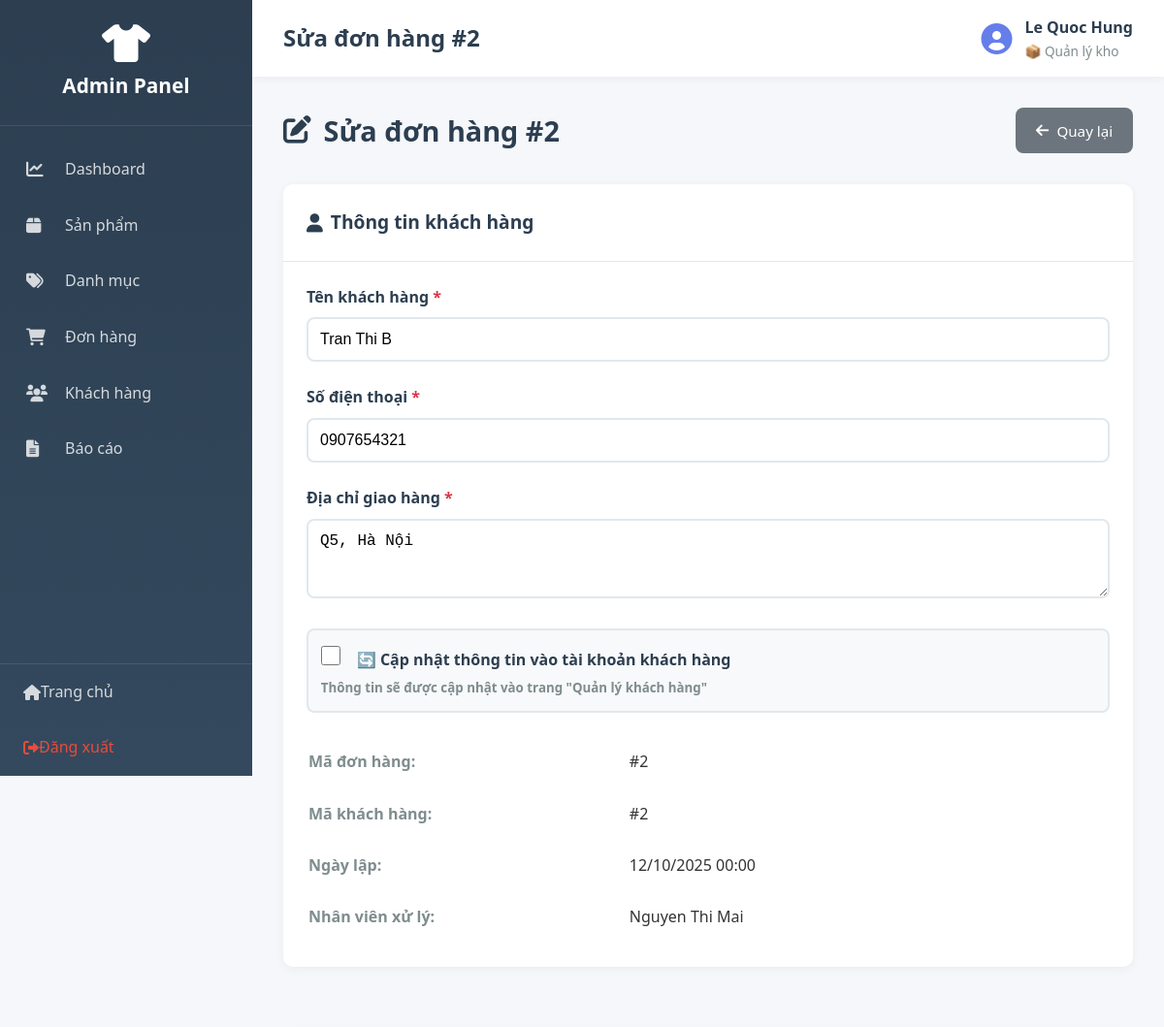
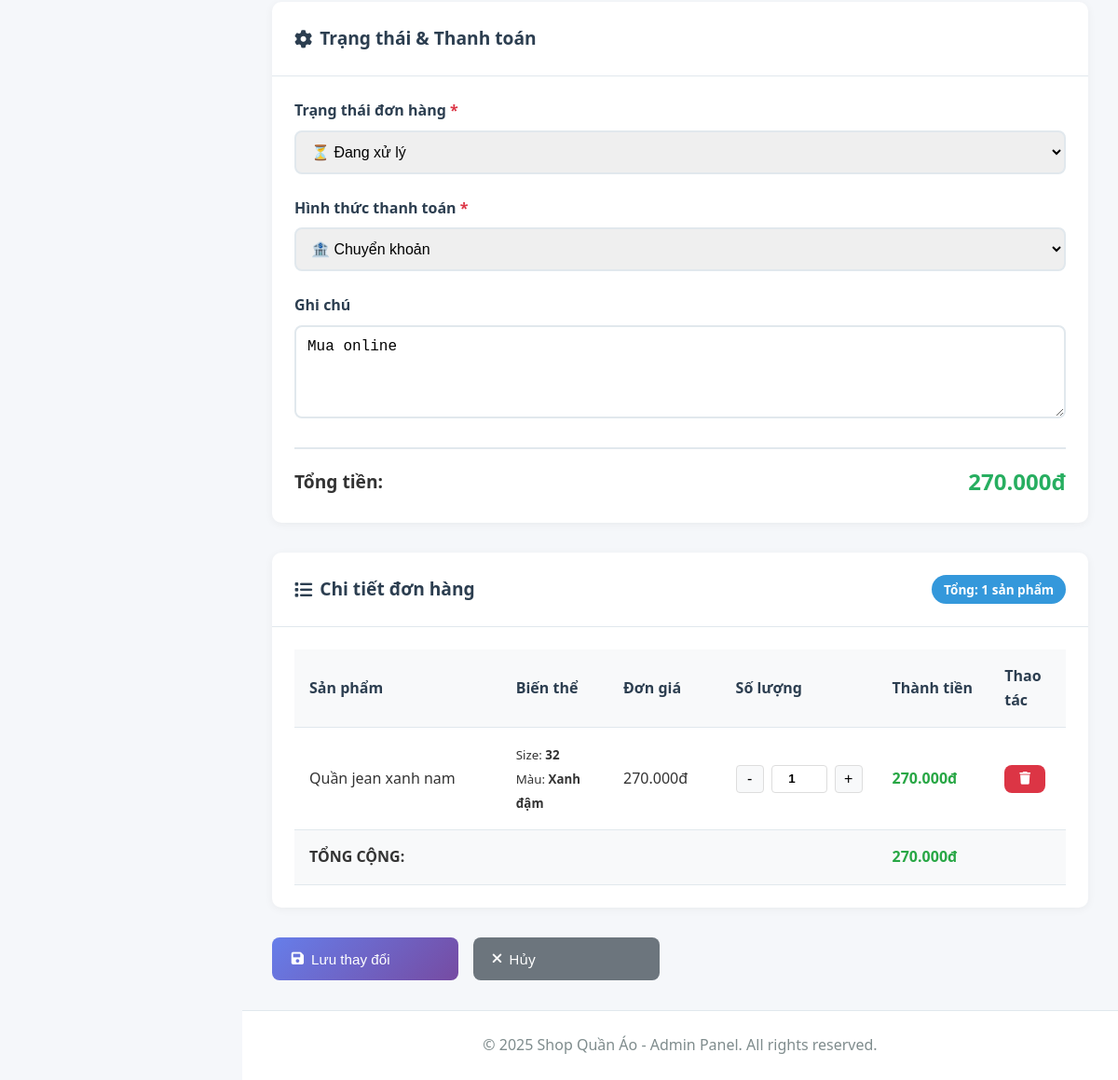
Page /admin/index.php?action=editOrder&id=2 (signed in) on the committed database (2 pictures, top to bottom).
### tables this page shows
CREATE TABLE `nhanvien` (
  `MaNV` int(11) NOT NULL,
  `HoTen` varchar(100) DEFAULT NULL,
  `TenDangNhap` varchar(50) DEFAULT NULL,
  `MatKhau` varchar(255) DEFAULT NULL,
  `Email` varchar(100) DEFAULT NULL,
  `SoDienThoai` varchar(15) DEFAULT NULL,
  `MaVaiTro` int(11) DEFAULT NULL,
  `TrangThai` varchar(20) DEFAULT 'active'
);

CREATE TABLE `vaitro` (
  `MaVaiTro` int(11) NOT NULL,
  `TenVaiTro` varchar(50) DEFAULT NULL,
  `QuyenHan` enum('ToanQuyen','NhapXuat','XemBanHang') DEFAULT NULL
);

CREATE TABLE `hoadon` (
  `MaHD` int(11) NOT NULL,
  `NgayLap` date DEFAULT NULL,
  `TongTien` decimal(10,2) DEFAULT NULL,
  `HinhThucThanhToan` varchar(50) DEFAULT NULL,
  `MaKH` int(11) DEFAULT NULL,
  `TenKH` varchar(100) DEFAULT NULL,
  `SoDienThoai` varchar(15) DEFAULT NULL,
  `DiaChi` text DEFAULT NULL,
  `MaNV` int(11) DEFAULT NULL,
  `GhiChu` text DEFAULT NULL,
  `TrangThai` varchar(50) DEFAULT 'Đang xử lý'
);

CREATE TABLE `chitiethoadon` (
  `MaCTHD` int(11) NOT NULL,
  `MaHD` int(11) DEFAULT NULL,
  `MaSP_BienThe` int(11) DEFAULT NULL,
  `SoLuong` int(11) DEFAULT NULL,
  `DonGia` decimal(10,2) DEFAULT NULL,
  `ThanhTien` decimal(10,2) DEFAULT NULL
);

CREATE TABLE `sanpham` (
  `MaSP` int(11) NOT NULL,
  `TenSP` varchar(100) DEFAULT NULL,
  `MaDM` int(11) DEFAULT NULL,
  `MaTH` int(11) DEFAULT NULL,
  `XuatXu` varchar(100) DEFAULT NULL,
  `MoTa` text DEFAULT NULL,
  `HinhAnh` varchar(255) DEFAULT NULL
);

CREATE TABLE `sanpham_bienthe` (
  `MaSP_BienThe` int(11) NOT NULL,
  `MaSP` int(11) DEFAULT NULL,
  `KichThuoc` varchar(10) DEFAULT NULL,
  `MauSac` varchar(50) DEFAULT NULL,
  `GiaNhap` decimal(10,2) DEFAULT NULL,
  `GiaBan` decimal(10,2) DEFAULT NULL,
  `GiaGoc` decimal(10,2) DEFAULT NULL,
  `TonKho` int(11) DEFAULT NULL,
  `NgayCapNhat` date DEFAULT NULL
);

### app/controllers/AdminController.php (called while the page is built, shortened)
<?php
require_once __DIR__ . '/../../core/Controller.php';
class AdminController extends Controller {
    public function editOrder() {
        $orderId = isset($_GET['id']) ? intval($_GET['id']) : 0;
        $productModel = $this->model('Product');
        $sql = "SELECT hd.*, nv.HoTen as TenNV
                FROM hoadon hd
                LEFT JOIN nhanvien nv ON hd.MaNV = nv.MaNV
                WHERE hd.MaHD = {$orderId}";
        $result = $productModel->query($sql);
        $order = $result->fetch_assoc();
        $sql = "SELECT cthd.*, sp.TenSP, bt.KichThuoc, bt.MauSac
                FROM chitiethoadon cthd
                LEFT JOIN sanpham_bienthe bt ON cthd.MaSP_BienThe = bt.MaSP_BienThe
                LEFT JOIN sanpham sp ON bt.MaSP = sp.MaSP
                WHERE cthd.MaHD = {$orderId}";
        $orderDetails = $productModel->query($sql)->fetch_all(MYSQLI_ASSOC);
        $message = null;
        $data = [
            'page_title' => 'Sửa đơn hàng #' . $orderId,
            'order' => $order,
            'orderDetails' => $orderDetails,
            'message' => $message
        ];
        $this->view('admin/orders/edit', $data);
    }
}
?>

### core/Model.php (called while the page is built, shortened)
<?php
class Model {
    protected $db;
    public function __construct() {
        $this->db = $this->connectDB();
    }
    private function connectDB() {
        $conn = new mysqli(DB_HOST, DB_USER, DB_PASS, DB_NAME);
        $conn->set_charset("utf8mb4");
        return $conn;
    }
    public function query($sql) {
        return $this->db->query($sql);
    }
}
?>

### app/models/Admin.php (called while the page is built, shortened)
<?php
require_once __DIR__ . '/../../core/Model.php';
class Admin extends Model {
    public function isLoggedIn() {
        return isset($_SESSION['admin_id']) && isset($_SESSION['admin_role']);
    }
    public function getCurrentAdmin() {
        $adminId = intval($_SESSION['admin_id']);
        $sql = "SELECT nv.*, vt.TenVaiTro, vt.QuyenHan
                FROM nhanvien nv
                LEFT JOIN vaitro vt ON nv.MaVaiTro = vt.MaVaiTro
                WHERE nv.MaNV = {$adminId}";
        $result = $this->query($sql);
        if ($result && $result->num_rows > 0) {
            return $result->fetch_assoc();
        }
        return null;
    }
}
?>

### app/views/admin/orders/edit.php (the view, shortened to what this page needs)
<?php require_once __DIR__ . '/../../layouts/admin_header.php'; ?>
<div class="page-header">
    <h2><i class="fas fa-edit"></i> Sửa đơn hàng #<?php echo $order['MaHD']; ?></h2>
    <a href="index.php?action=orders" class="btn btn-secondary">
        <i class="fas fa-arrow-left"></i> Quay lại
    </a>
</div>
<form method="POST" action="" class="admin-form">
<div class="admin-grid">
    <div class="admin-card">
        <div class="card-header">
            <h3><i class="fas fa-user"></i> Thông tin khách hàng</h3>
        </div>
        <div class="card-body">
            <div class="form-group">
                <label for="ten_kh">Tên khách hàng <span class="required">*</span></label>
                <input type="text"
                       id="ten_kh"
                       name="ten_kh"
                       class="form-control"
                       value="<?php echo htmlspecialchars($order['TenKH']); ?>"
                       required>
            </div>
            <div class="form-group">
                <label for="so_dien_thoai">Số điện thoại <span class="required">*</span></label>
                <input type="text"
                       id="so_dien_thoai"
                       name="so_dien_thoai"
                       class="form-control"
                       value="<?php echo htmlspecialchars($order['SoDienThoai']); ?>"
                       required>
            </div>
            <div class="form-group">
                <label for="dia_chi">Địa chỉ giao hàng <span class="required">*</span></label>
                <textarea id="dia_chi"
                          name="dia_chi"
                          class="form-control"
                          rows="3"
                          required><?php echo htmlspecialchars($order['DiaChi']); ?></textarea>
            </div>
            <?php if (!empty($order['MaKH'])): ?>
            <div class="form-group" style="margin-top: 1rem;">
                <label class="checkbox-label">
                    <input type="checkbox" name="update_customer_info" value="1" id="update-customer-checkbox">
                    <span class="checkbox-text">
                        <strong>🔄 Cập nhật thông tin vào tài khoản khách hàng</strong>
                        <small style="display: block; color: #7f8c8d; margin-top: 0.3rem;">
                            Thông tin sẽ được cập nhật vào trang "Quản lý khách hàng"
                        </small>
                    </span>
                </label>
            </div>
            <?php endif; ?>
            <table class="info-table" style="margin-top: 1rem;">
                <tr>
                    <td><strong>Mã đơn hàng:</strong></td>
                    <td>#<?php echo $order['MaHD']; ?></td>
                </tr>
                <tr>
                    <td><strong>Mã khách hàng:</strong></td>
                    <td><?php echo $order['MaKH'] ? '#' . $order['MaKH'] : '<em>Khách vãng lai</em>'; ?></td>
                </tr>
                <tr>
                    <td><strong>Ngày lập:</strong></td>
                    <td><?php echo date('d/m/Y H:i', strtotime($order['NgayLap'])); ?></td>
                </tr>
                <tr>
                    <td><strong>Nhân viên xử lý:</strong></td>
                    <td><?php echo htmlspecialchars($order['TenNV']); ?></td>
                </tr>
            </table>
        </div>
    </div>
    <div class="admin-card">
        <div class="card-header">
            <h3><i class="fas fa-cog"></i> Trạng thái & Thanh toán</h3>
        </div>
        <div class="card-body">
            <div class="form-group">
                <label for="trang_thai">Trạng thái đơn hàng <span class="required">*</span></label>
                <select id="trang_thai" name="trang_thai" class="form-control">
                    <option value="Đang xử lý" <?php echo ($order['TrangThai'] ?? 'Đang xử lý') == 'Đang xử lý' ? 'selected' : ''; ?>>⏳ Đang xử lý</option>
                </select>
            </div>
            <div class="form-group">
                <label for="hinh_thuc_thanh_toan">Hình thức thanh toán <span class="required">*</span></label>
                <select id="hinh_thuc_thanh_toan" name="hinh_thuc_thanh_toan" class="form-control">
                    <option value="Chuyển khoản" <?php echo $order['HinhThucThanhToan'] == 'Chuyển khoản' ? 'selected' : ''; ?>>🏦 Chuyển khoản</option>
                </select>
            </div>
            <div class="form-group">
                <label for="ghi_chu">Ghi chú</label>
                <textarea id="ghi_chu"
                          name="ghi_chu"
                          class="form-control"
                          rows="4"
                          placeholder="Ghi chú về đơn hàng..."><?php echo htmlspecialchars($order['GhiChu']); ?></textarea>
            </div>
            <div class="total-summary">
                <div class="summary-row">
                    <span>Tổng tiền:</span>
                    <span class="total-amount" id="total-amount"><?php echo number_format($order['TongTien'], 0, ',', '.'); ?>đ</span>
                </div>
            </div>
        </div>
    </div>
</div>
<div class="admin-card">
    <div class="card-header">
        <h3><i class="fas fa-list"></i> Chi tiết đơn hàng</h3>
        <span class="badge">Tổng: <span id="total-items"><?php echo count($orderDetails); ?></span> sản phẩm</span>
    </div>
    <div class="card-body">
        <table class="data-table" id="order-details-table">
            <thead>
                <tr>
                    <th style="width: 30%">Sản phẩm</th>
                    <th style="width: 15%">Biến thể</th>
                    <th style="width: 15%">Đơn giá</th>
                    <th style="width: 15%">Số lượng</th>
                    <th style="width: 15%">Thành tiền</th>
                    <th style="width: 10%">Thao tác</th>
                </tr>
            </thead>
            <tbody>
                <?php foreach ($orderDetails as $index => $detail): ?>
                <tr id="detail-row-<?php echo $detail['MaCTHD']; ?>" data-price="<?php echo $detail['DonGia']; ?>">
                    <td><?php echo htmlspecialchars($detail['TenSP']); ?></td>
                    <td>
                        <small>Size: <strong><?php echo $detail['KichThuoc']; ?></strong><br>
                        Màu: <strong><?php echo $detail['MauSac']; ?></strong></small>
                    </td>
                    <td class="text-center">
                        <span class="price-text"><?php echo number_format($detail['DonGia'], 0, ',', '.'); ?>đ</span>
                    </td>
                    <td class="text-center">
                        <div class="quantity-control">
                            <button type="button" class="qty-btn" onclick="decreaseQty(<?php echo $detail['MaCTHD']; ?>)">-</button>
                            <input type="number"
                                   name="quantities[<?php echo $detail['MaCTHD']; ?>]"
                                   id="qty-<?php echo $detail['MaCTHD']; ?>"
                                   class="qty-input"
                                   value="<?php echo $detail['SoLuong']; ?>"
                                   min="1"
                                   onchange="updateRowTotal(<?php echo $detail['MaCTHD']; ?>)">
                            <button type="button" class="qty-btn" onclick="increaseQty(<?php echo $detail['MaCTHD']; ?>)">+</button>
                        </div>
                    </td>
                    <td class="text-center">
                        <strong class="row-total text-success" id="row-total-<?php echo $detail['MaCTHD']; ?>">
                            <?php echo number_format($detail['ThanhTien'], 0, ',', '.'); ?>đ
                        </strong>
                    </td>
                    <td class="text-center">
                        <button type="button"
                                class="btn btn-sm btn-danger"
                                onclick="removeProduct(<?php echo $detail['MaCTHD']; ?>)"
                                title="Xóa sản phẩm">
                            <i class="fas fa-trash"></i>
                        </button>
                    </td>
                </tr>
                <?php endforeach; ?>
            </tbody>
            <tfoot>
                <tr class="total-row">
                    <td colspan="4" class="text-right"><strong>TỔNG CỘNG:</strong></td>
                    <td class="text-center">
                        <strong class="text-success" id="footer-total"><?php echo number_format($order['TongTien'], 0, ',', '.'); ?>đ</strong>
                    </td>
                    <td></td>
                </tr>
            </tfoot>
        </table>
    </div>
</div>
<div class="form-actions" style="margin-top: 1rem; text-align: center;">
    <button type="submit" class="btn btn-primary btn-lg" style="min-width: 200px;">
        <i class="fas fa-save"></i> Lưu thay đổi
    </button>
    <a href="index.php?action=orders" class="btn btn-secondary btn-lg" style="min-width: 200px;">
        <i class="fas fa-times"></i> Hủy
    </a>
</div>
</form>
<?php require_once __DIR__ . '/../../layouts/admin_footer.php'; ?>

### app/views/layouts/admin_header.php (shortened to what this page needs)
<!DOCTYPE html>
<html lang="vi">
<head>
    <link rel="stylesheet" href="../public/css/admin.css">
    <link rel="stylesheet" href="https://cdnjs.cloudflare.com/ajax/libs/font-awesome/6.0.0/css/all.min.css">
</head>
<body class="admin-panel">
    <?php
    require_once __DIR__ . '/../../models/Admin.php';
    $adminModel = new Admin();
    $currentAdmin = $adminModel->getCurrentAdmin();
    ?>
    <aside class="admin-sidebar">
        <div class="sidebar-header">
            <i class="fas fa-tshirt"></i>
            <h2>Admin Panel</h2>
        </div>
        <nav class="sidebar-nav">
            <a href="index.php?action=dashboard" class="nav-item">
                <i class="fas fa-chart-line"></i>
                <span>Dashboard</span>
            </a>
            <a href="index.php?action=products" class="nav-item">
                <i class="fas fa-box"></i>
                <span>Sản phẩm</span>
            </a>
            <a href="index.php?action=categories" class="nav-item">
                <i class="fas fa-tags"></i>
                <span>Danh mục</span>
            </a>
            <a href="index.php?action=orders" class="nav-item">
                <i class="fas fa-shopping-cart"></i>
                <span>Đơn hàng</span>
            </a>
            <a href="index.php?action=customers" class="nav-item">
                <i class="fas fa-users"></i>
                <span>Khách hàng</span>
            </a>
            <a href="index.php?action=reports" class="nav-item">
                <i class="fas fa-file-alt"></i>
                <span>Báo cáo</span>
            </a>
        </nav>
        <div class="sidebar-footer">
            <a href="../public/index.php" class="nav-item">
                <i class="fas fa-home"></i>
                <span>Trang chủ</span>
            </a>
            <a href="index.php?action=logout" class="nav-item logout">
                <i class="fas fa-sign-out-alt"></i>
                <span>Đăng xuất</span>
            </a>
        </div>
    </aside>
    <div class="admin-main">
        <header class="admin-topbar">
            <div class="topbar-left">
                <h1><?php echo $page_title ?? 'Admin Panel'; ?></h1>
            </div>
            <div class="topbar-right">
                <div class="admin-info">
                    <i class="fas fa-user-circle fa-2x"></i>
                    <div>
                        <strong><?php echo $currentAdmin['HoTen'] ?? 'Admin'; ?></strong>
                        <small>
                            <?php
                            $roleName = $currentAdmin['TenVaiTro'] ?? $_SESSION['admin_role'] ?? 'Nhân viên';
                            $permission = $currentAdmin['QuyenHan'] ?? $_SESSION['admin_permission'] ?? '';
                            $roleIcons = [
                                'ToanQuyen' => '👑',
                                'NhapXuat' => '📦',
                                'XemBanHang' => '👤'
                            ];
                            echo ($roleIcons[$permission] ?? '👤') . ' ' . htmlspecialchars($roleName);
                            ?>
                        </small>
                    </div>
                </div>
            </div>
        </header>
        <main class="admin-content">

### rows in the picture
nhanvien: HoTen "Le Quoc Hung", MaVaiTro.QuyenHan "📦", MaVaiTro.TenVaiTro "Quản lý kho"
hoadon: MaHD "2", ten_kh "Tran Thi B", so_dien_thoai "0907654321", dia_chi "Q5, Hà Nội", MaKH "2", NgayLap "12/10/2025 00:00", MaNV.HoTen "Nguyen Thi Mai", trang_thai "⏳ Đang xử lý", hinh_thuc_thanh_toan "🏦 Chuyển khoản", ghi_chu "Mua online", TongTien "270.000"
chitiethoadon: sanpham.TenSP "Quần jean xanh nam", MaSP_BienThe.KichThuoc "32", MaSP_BienThe.MauSac "Xanh đậm", DonGia "270.000", SoLuong "1", ThanhTien "270.000"

### other values in the picture
$page_title "Sửa đơn hàng #2"
count($orderDetails) "1"
